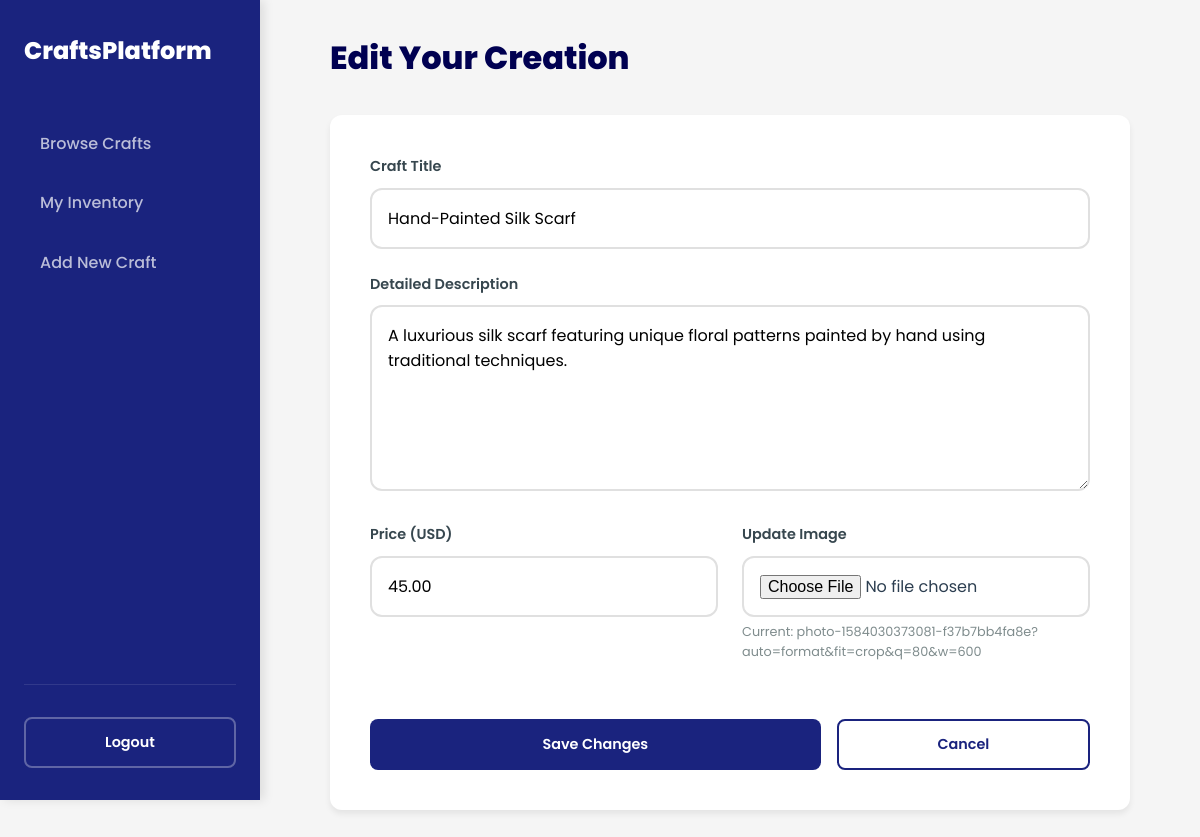
Screenshot of /edit_craft.php?id=1 (signed in) with the database file from the repository.
### tables this page shows
CREATE TABLE IF NOT EXISTS crafts (
    id INT AUTO_INCREMENT PRIMARY KEY,
    user_id INT NOT NULL,
    title VARCHAR(255) NOT NULL,
    description TEXT NOT NULL,
    price DECIMAL(10, 2) NOT NULL,
    image_url VARCHAR(255),
    created_at TIMESTAMP DEFAULT CURRENT_TIMESTAMP,
    FOREIGN KEY (user_id) REFERENCES users(id) ON DELETE CASCADE
);

### edit_craft.php (the view, shortened to what this page needs)
<?php
require_once 'includes/db.php';
$id = $_GET['id'] ?? null;
$stmt = $pdo->prepare("SELECT * FROM crafts WHERE id = ? AND user_id = ?");
$stmt->execute([$id, $_SESSION['user_id']]);
$craft = $stmt->fetch();
?>
<!DOCTYPE html>
<html lang="en">
<head>
    <link rel="stylesheet" href="css/style.css">
</head>
<body style="background: var(--bg-color);">
    <div class="main-wrapper">
        <aside class="sidebar">
            <a href="index.php" class="logo">
                <span>CraftsPlatform</span>
            </a>
            <ul class="sidebar-nav">
                <li><a href="index.php"><span>Browse Crafts</span></a></li>
                <li><a href="craftsman_dashboard.php"><span>My Inventory</span></a></li>
                <li><a href="add_craft.php"><span>Add New Craft</span></a></li>
            </ul>
            <div class="sidebar-footer">
                <a href="logout.php" class="btn btn-outline" style="width: 100%; border-color: rgba(255,255,255,0.3); color: #fff;">Logout</a>
            </div>
        </aside>
        <main class="content-area">
            <div class="container" style="max-width: 800px;">
                <h2 class="section-title">Edit Your Creation</h2>
                <div class="table-container" style="padding: 2.5rem;">
                    <form action="edit_craft.php?id=<?php echo $id; ?>" method="POST" enctype="multipart/form-data" id="craftForm">
                        <div class="form-group">
                            <label for="title">Craft Title</label>
                            <input type="text" name="title" id="title" value="<?php echo htmlspecialchars($craft['title']); ?>" required>
                        </div>
                        <div class="form-group">
                            <label for="description">Detailed Description</label>
                            <textarea name="description" id="description" rows="6" required><?php echo htmlspecialchars($craft['description']); ?></textarea>
                        </div>
                        <div style="display: grid; grid-template-columns: 1fr 1fr; gap: 1.5rem;">
                            <div class="form-group">
                                <label for="price">Price (USD)</label>
                                <input type="number" step="0.01" name="price" id="price" value="<?php echo htmlspecialchars($craft['price']); ?>" required>
                            </div>
                            <div class="form-group">
                                <label for="image">Update Image</label>
                                <input type="file" name="image" id="image">
                                <?php if ($craft['image_url']): ?>
                                    <p style="margin-top: 5px; font-size: 0.8rem; color: var(--text-muted);">Current: <?php echo basename($craft['image_url']); ?></p>
                                <?php endif; ?>
                            </div>
                        </div>
                        <div style="margin-top: 2rem; display: flex; gap: 1rem;">
                            <button type="submit" class="btn" style="flex: 2;">Save Changes</button>
                            <a href="craftsman_dashboard.php" class="btn btn-outline" style="flex: 1;">Cancel</a>
                        </div>
                    </form>
                </div>
            </div>
        </main>
    </div>
</body>
</html>

### css/style.css (style rules this page uses)
:root { --primary-color: #1a237e; --primary-light: #534bae; --primary-dark: #000051; --accent-color: #ffd700; --secondary-color: #37474f; --bg-color: #f5f5f5; --card-bg: #ffffff; --text-color: #2c3e50; --text-muted: #7f8c8d; --error-color: #c62828; --success-color: #2e7d32; --border-color: #e0e0e0; --header-height: 70px; --sidebar-width: 260px; --shadow-sm: 0 2px 4px rgba(0,0,0,0.05); --shadow-md: 0 4px 6px rgba(0,0,0,0.07); --shadow-lg: 0 10px 15px rgba(0,0,0,0.1); --radius: 12px; }
* { margin: 0; padding: 0; box-sizing: border-box; }
body { background-color: var(--bg-color); color: var(--text-color); font-family: 'Poppins', sans-serif; line-height: 1.6; -webkit-font-smoothing: antialiased; }
.main-wrapper { display: flex; min-height: 100vh; }
.content-area { flex-grow: 1; padding: 2rem; transition: all 0.3s; }
.container { max-width: 1200px; margin: 0 auto; }
.sidebar { width: var(--sidebar-width); background: var(--primary-color); color: #ffffff; padding: 2rem 1.5rem; display: flex; flex-direction: column; position: sticky; top: 0; height: 100vh; box-shadow: 4px 0 10px rgba(0,0,0,0.1); }
.sidebar .logo { font-size: 1.5rem; font-weight: 800; color: #ffffff; margin-bottom: 3rem; text-decoration: none; display: flex; align-items: center; gap: 0.5rem; }
.sidebar-nav { list-style: none; flex-grow: 1; }
.sidebar-nav li { margin-bottom: 0.5rem; }
.sidebar-nav a { color: rgba(255,255,255,0.7); text-decoration: none; padding: 0.8rem 1rem; border-radius: 8px; display: block; font-weight: 500; transition: all 0.2s; }
.sidebar-footer { padding-top: 2rem; border-top: 1px solid rgba(255,255,255,0.1); }
.btn { display: inline-flex; align-items: center; justify-content: center; background: var(--primary-color); color: #ffffff; padding: 0.75rem 1.5rem; border: none; border-radius: 8px; cursor: pointer; font-weight: 600; text-decoration: none; transition: all 0.3s cubic-bezier(0.4, 0, 0.2, 1); font-size: 0.9rem; font-family: inherit; }
.btn-outline { background: transparent; border: 2px solid var(--primary-color); color: var(--primary-color); }
.section-title { font-size: 2rem; font-weight: 800; margin-bottom: 2rem; color: var(--primary-dark); }
.table-container { background: #ffffff; border-radius: var(--radius); box-shadow: var(--shadow-md); overflow: hidden; margin-top: 2rem; }
.form-group { margin-bottom: 1.5rem; }
.form-group label { display: block; font-weight: 600; font-size: 0.9rem; margin-bottom: 0.6rem; color: var(--secondary-color); }
.form-group input, .form-group select, .form-group textarea { width: 100%; padding: 1rem; border: 2px solid var(--border-color); border-radius: 12px; font-size: 1rem; font-family: inherit; transition: all 0.3s; }

### rows the page displays
crafts: title "Hand-Painted Silk Scarf", description "A luxurious silk scarf featuring unique floral patterns painted by hand using traditional techniques.", price "45.00", image_url "photo-1584030373081-f37b7bb4fa8e?auto=format&fit=crop&q=80&w=600"
